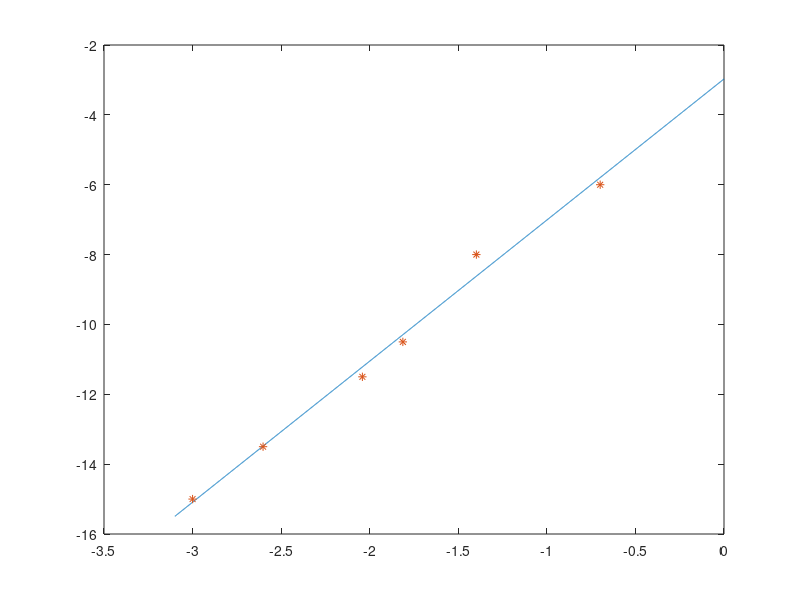

Write MATLAB code to recreate this figure.
A=[log10(1/5),1;
   log10(1/25),1;
   log10(1/65),1;
   log10(1/110),1;
   log10(1/400),1;
   log10(1/1000),1
   ];
A=[-log10(5),1;
   -log10(25),1;
   -log10(65),1;
   -log10(110),1;
   -log10(400),1;
   -log10(1000),1
   ];
B=[-60;-80;-105;-115;-135;-150]/10;
x=A\B;
t = -3.1:0.001:0;
y = x(2)+x(1)*t;
plot(t,y)
hold on;
plot(A(:,1),B,'*')
%% part 2
x=[4,-3];
C=(B-(x(2)+x(1).*A(:,1)))*10;
var(C)

%% last part
ff=0.5*erfc(-1.6473/sqrt(2)) +exp((2+2*1.6473*4.3429)/(4.3429^2))*0.5*erfc((2+1.6473*4.3429)/(4.3429)/sqrt(2))